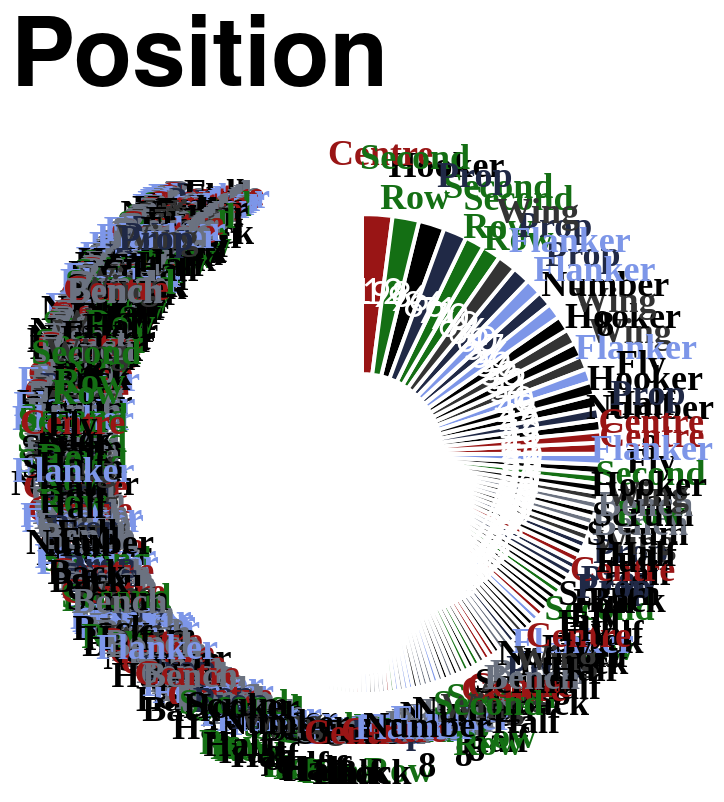

The specification (Vega-Lite) saved for this image:
### Vega-Lite specification from a JSON file in a GitHub repository (floating-point values rounded to 4 significant figures; data arrays with more than 128 entries replaced by an {"elided": "..."} marker saying what was removed)
{"config": {"axis": {"labelFont": "PT Sans Narrow, Helvetica Neue, Helvetica, Arial, sans-serif", "titleFont": "PT Sans Narrow, Helvetica Neue, Helvetica, Arial, sans-serif", "labelFontSize": 13, "titleFontSize": 24, "gridColor": "#202947", "gridOpacity": 0.2, "zindex": 1}, "text": {"font": "Lato, sans-serif"}, "bar": {"cornerRadiusEnd": 5}, "header": {"labelFont": "PT Sans Narrow, Helvetica Neue, Helvetica, Arial, sans-serif", "titleFont": "PT Sans Narrow, Helvetica Neue, Helvetica, Arial, sans-serif", "labelFontSize": 24, "titleFontSize": 28, "labelFontWeight": "bold", "orient": "left"}, "legend": {"labelFont": "PT Sans Narrow, Helvetica Neue, Helvetica, Arial, sans-serif", "titleFont": "PT Sans Narrow, Helvetica Neue, Helvetica, Arial, sans-serif", "labelFontSize": 14, "titleFontSize": 16, "titlePadding": 5, "fillColor": "white", "strokeColor": "black", "padding": 10, "titleFontWeight": "lighter", "titleFontStyle": "italic", "titleColor": "gray", "offset": 10}, "title": {"font": "PT Sans Narrow, Helvetica Neue, Helvetica, Arial, sans-serif", "fontSize": 48, "fontWeight": "bold", "anchor": "start", "align": "center", "titlePadding": 20, "subtitlePadding": 10, "subtitleFontSize": 13, "subtitleColor": "", "subtitleFontStyle": "italic", "offset": 15, "color": "black"}, "axisX": {"labelAngle": 0}, "facet": {"title": null, "header": null, "align": {"row": "each", "column": "each"}, "spacing": 10}, "resolve": {"scale": {"y": "independent", "facet": "independent"}}, "background": "transparent", "scale": {"offsetBandPaddingOuter": 0.2, "offsetBandPaddingInner": 0.1}, "view": {"stroke": null, "background": "transparent"}}, "layer": [{"mark": {"type": "arc", "innerRadius": 40, "outerRadius": 120, "stroke": "#ffffff", "strokeWidth": 2}, "encoding": {"color": {"field": "position", "legend": null, "scale": {"domain": ["Prop", "Flanker", "Second Row", "Centre", "Wing", "Fly Half", "Hooker", "Scrum Half", "Full Back", "Number 8", "Bench"], "range": ["#202946", "#7d96e8", "#146f14", "#991515", "#333333", "#000000", "#000000", "#000000", "#000000", "#000000", "#6b7280"]}, "sort": {"field": "sort_order", "op": "min", "order": "ascending"}, "type": "nominal"}, "order": {"field": "appearances", "sort": "ascending", "type": "quantitative"}, "theta": {"field": "appearances", "sort": "descending", "stack": true, "title": "Appearances", "type": "quantitative"}, "tooltip": [{"field": "player", "title": "Player", "type": "nominal"}, {"field": "position", "title": "Position", "type": "nominal"}, {"field": "appearances", "title": "Appearances", "type": "quantitative"}]}}, {"mark": {"type": "text", "dy": -5, "font": "PT Sans Narrow", "fontSize": 18, "fontWeight": "bold", "radius": 145}, "encoding": {"color": {"field": "position", "legend": null, "scale": {"domain": ["Prop", "Flanker", "Second Row", "Centre", "Wing", "Fly Half", "Hooker", "Scrum Half", "Full Back", "Number 8", "Bench"], "range": ["#202946", "#7d96e8", "#146f14", "#991515", "#333333", "#000000", "#000000", "#000000", "#000000", "#000000", "#6b7280"]}, "type": "nominal"}, "opacity": {"condition": {"test": "datum.appearances > 2", "value": 1}, "value": 0}, "order": {"field": "appearances", "sort": "ascending", "type": "quantitative"}, "text": {"field": "position_label", "type": "nominal"}, "theta": {"field": "appearances", "sort": "descending", "stack": true, "title": "Appearances", "type": "quantitative"}}, "transform": [{"calculate": "split(datum.position, ' ')", "as": "position_label"}]}, {"mark": {"type": "text", "color": "white", "fontSize": 18, "radius": 80}, "encoding": {"order": {"field": "appearances", "sort": "ascending", "type": "quantitative"}, "text": {"field": "appearances", "type": "nominal"}, "theta": {"field": "appearances", "sort": "descending", "stack": true, "title": "Appearances", "type": "quantitative"}}}], "data": {"name": "data-36e4fb511801b4cff7f75004f2f59297"}, "height": 300, "resolve": {"scale": {"color": "shared"}}, "title": "Position", "width": 300, "$schema": "https://vega.github.io/schema/vega-lite/v5.20.1.json", "datasets": {"data-36e4fb511801b4cff7f75004f2f59297": {"elided": "779 records"}}}
